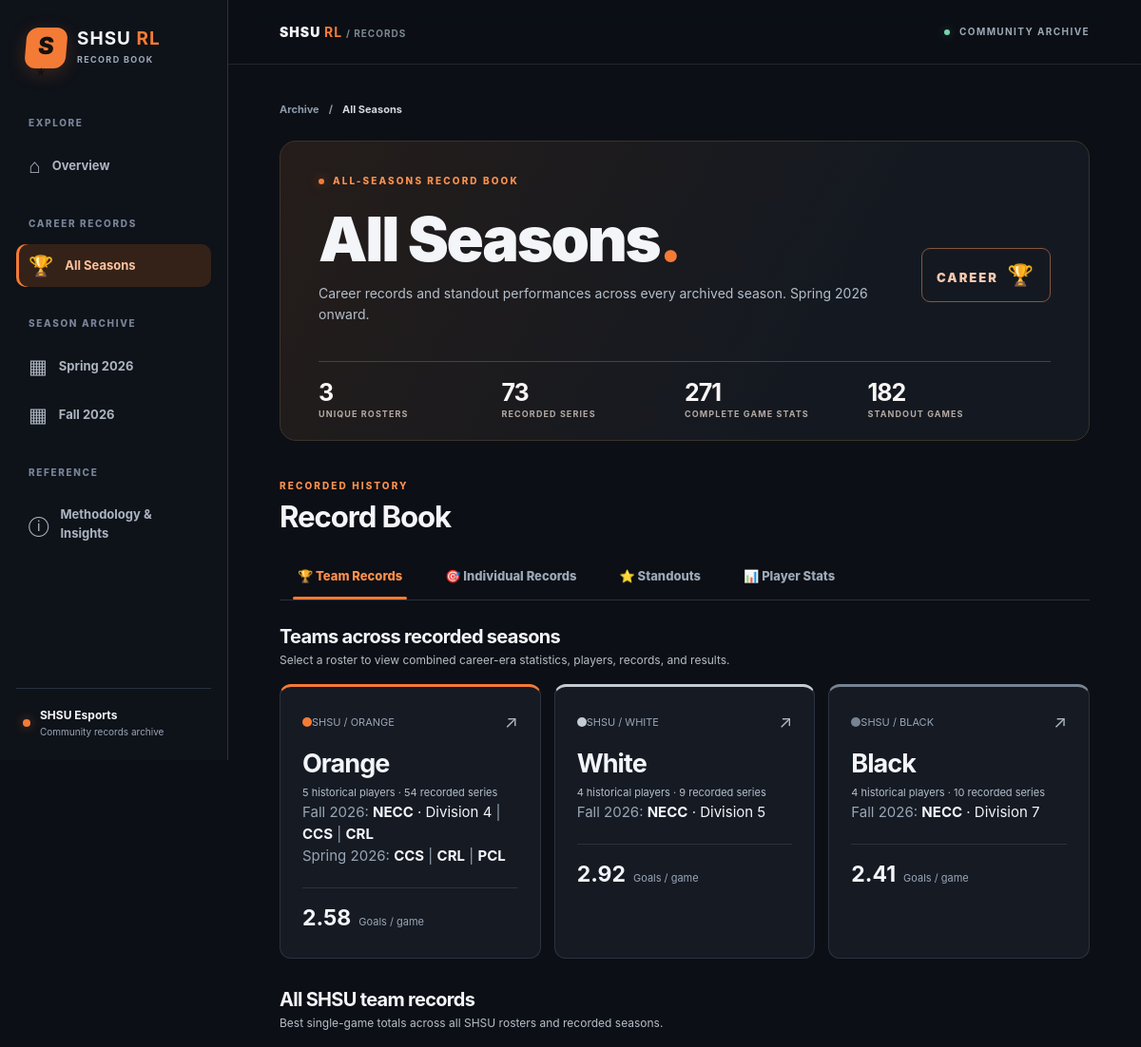
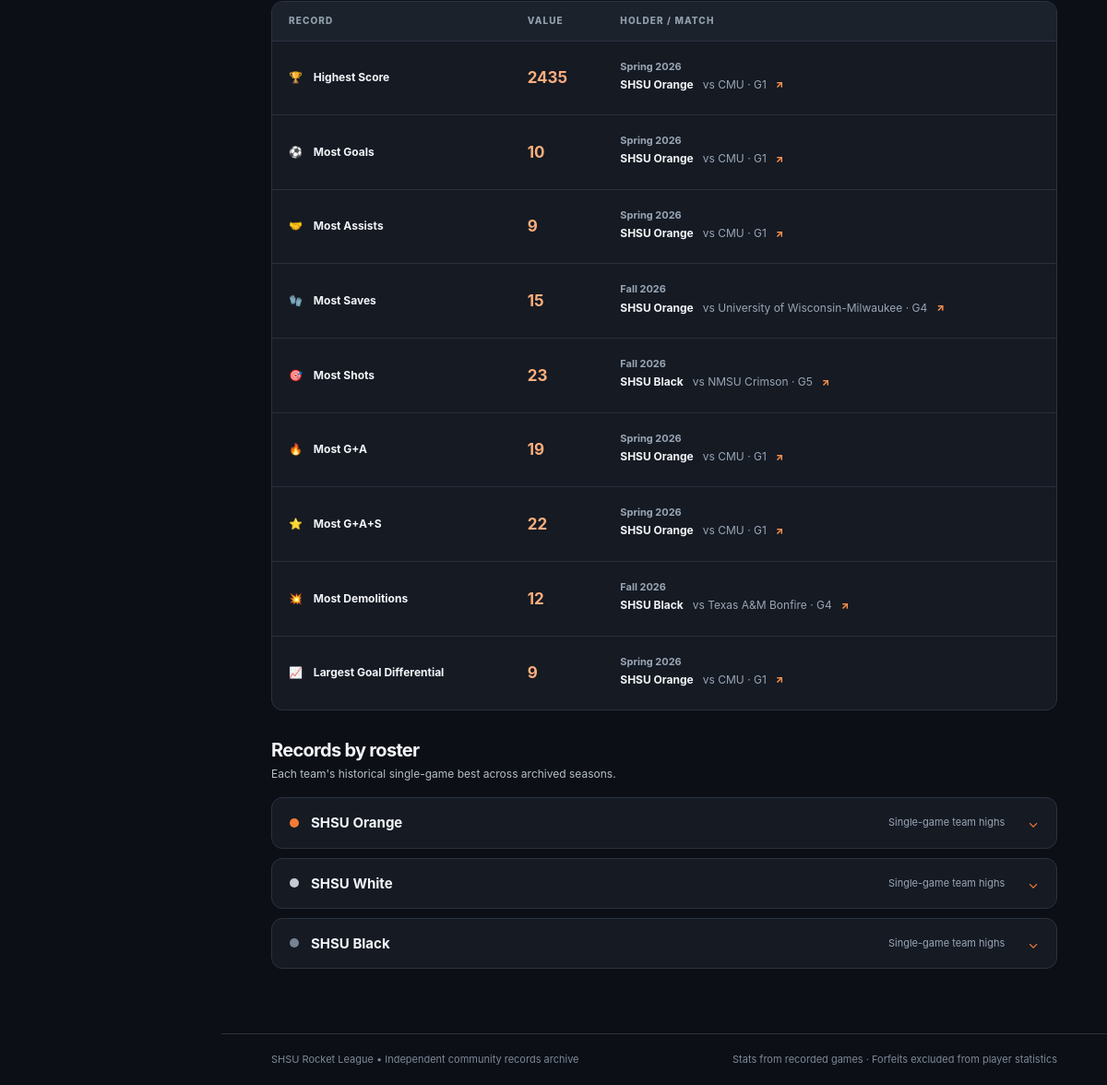
The app's page /all-seasons/ with its own data (2 pictures, top to bottom).
### tables this page shows
CREATE TABLE seasons (
 id INTEGER PRIMARY KEY, slug TEXT NOT NULL UNIQUE, name TEXT NOT NULL UNIQUE
);

CREATE TABLE team_seasons (
 id INTEGER PRIMARY KEY,
 season_id INTEGER NOT NULL REFERENCES seasons(id),
 team_id INTEGER NOT NULL REFERENCES teams(id),
 UNIQUE(season_id, team_id),
 UNIQUE(id, season_id)
);

CREATE TABLE teams (
 id INTEGER PRIMARY KEY, slug TEXT NOT NULL UNIQUE, name TEXT NOT NULL UNIQUE
);

CREATE TABLE competitions (
 id INTEGER PRIMARY KEY, slug TEXT NOT NULL UNIQUE, name TEXT NOT NULL
);

### app.py (the view)
@app.route("/all-seasons/")
def all_seasons_page():
    conn = db()
    history = repo.seasons(conn)
    all_team_games = []
    appearances = []
    rostered_players = {}
    team_data = {}
    for historical_season in history:
        sid = historical_season["id"]
        all_team_games.extend(_labelled_games(
            repo.team_game_rows(conn, sid), historical_season
        ))
        appearances.extend(_labelled_games(
            repo.individual_games(conn, sid), historical_season
        ))
        for leader in repo.leaderboard(conn, sid):
            rostered_players[leader["player_id"]] = {
                "player_id": leader["player_id"], "slug": leader["slug"],
                "display_name": leader["display_name"]
            }
        for roster_team in repo.team_seasons(conn, sid):
            key = roster_team["slug"]
            item = team_data.setdefault(key, {
                "slug": key, "name": roster_team["name"],
                "series_count": 0, "roster_ids": set(), "games": [],
                "team_season_ids": []
            })
            item["series_count"] += len(repo.team_series(conn, roster_team["id"]))
            item["team_season_ids"].append(roster_team["id"])
            item["roster_ids"].update(
                member["id"] for member in repo.roster(conn, roster_team["id"])
            )
            item["games"].extend(
                _labelled_games(
                    repo.team_game_rows(conn, sid, roster_team["id"]),
                    historical_season,
                )
            )
    for appearance in appearances:
        rostered_players.setdefault(appearance["player_id"], {
            "player_id": appearance["player_id"],
            "slug": appearance["player_slug"],
            "display_name": appearance["display_name"],
        })
        if appearance["team_slug"] in team_data:
            team_data[appearance["team_slug"]]["roster_ids"].add(
                appearance["player_id"]
            )
    team_list = []
    for item in sorted(
        team_data.values(),
        key=lambda t: ({"orange": 0, "white": 1, "black": 2}.get(t["slug"], 99), t["name"]),
    ):
        item["averages"] = repo.aggregate_games(item["games"])
        item["records"] = repo.records_for_games(item["games"])
        item["roster"] = [{"id": pid} for pid in item["roster_ids"]]
        item["competitions"] = repo.team_competitions(conn, item["team_season_ids"])
        team_list.append(item)
    leaders = []
    player_stats = []
    for identity in rostered_players.values():
        player_games = repo.player_games(conn, None, identity["player_id"])
        summary = repo.player_summary(player_games)
        accolades = {
            cat["field"]: (summary["accolades"][i]["count"] if summary else 0)
            for i, cat in enumerate(repo.STANDOUT_TYPES)
        }
        leaders.append({
            **identity,
            "games_played": summary["games"] if summary else 0,
            "standout_games": summary["standouts"] if summary else 0,
            "standout_pct": summary["standout_pct"] if summary else None,
            **accolades,
            "season_names": ", ".join(
                season["name"] for season in reversed(repo.player_seasons(
                    conn, identity["player_id"]
                ))
            ),
        })
        affiliations = repo.player_affiliations(conn, identity["player_id"])
        player_stats.append({
            "slug": identity["slug"],
            "display_name": identity["display_name"],
            "team_names": ", ".join(
                f'{team["name"]} · {team["season_name"]}'
                for team in reversed(affiliations)
            ) or "—",
            "summary": summary,
        })
    leaders.sort(key=lambda p: (
        not bool(p["games_played"]),
        -(p["standout_pct"] or 0),
        -p["standout_games"],
        p["display_name"].casefold(),
    ))
    player_stats.sort(key=lambda p: (
        -(p["summary"]["games"] if p["summary"] else 0),
        p["display_name"].casefold(),
    ))
    return render_template(
        "season.html", active_page="all_seasons", all_time=True,
        season={"name": "All Seasons", "slug": "all"},
        recorded_seasons=list(reversed(history)),
        teams=team_list, team_records=repo.records_for_games(all_team_games),
        individual_records=repo.individual_records(appearances),
        personal_bests=repo.personal_best_scores(appearances),
        leaders=leaders, player_stats=player_stats,
        total_series=sum(team["series_count"] for team in team_list),
        games_imported=len(all_team_games), appearances=len(appearances),
        standout_count=sum(game["is_standout"] for game in appearances),
    )

### templates/season.html (shortened to what this page needs)
{% extends "base.html" %}
{% block content %}
<nav class="breadcrumbs" aria-label="Breadcrumb"><a href="{{ url_for('home') }}">Archive</a><span>/</span><span>{{ season.name }}</span></nav>
<section class="page-hero compact-hero">
  <div class="eyebrow"><span class="eyebrow-dot"></span> {{ "ALL-SEASONS RECORD BOOK" if all_time|default(false) else "SEASON RECORD BOOK" }}</div>
  <div class="page-hero-row">
    <div><h1>{{ season.name }}<span class="accent">.</span></h1><p>{% if all_time|default(false) %}Career records and standout performances across every archived season. Spring 2026 onward.{% else %}Records and standout performances across Orange, White, and Black.{% endif %}</p></div>
    <div class="season-tag">{% if all_time|default(false) %}CAREER <strong>🏆</strong>{% else %}{{ season.name.split(" ")[0] | upper }} <strong>{{ season.name[-2:] }}</strong>{% endif %}</div>
  </div>
  <div class="stat-strip">
    <div><strong>{{ teams|length }}</strong><span>{{ "Unique rosters" if all_time|default(false) else "SHSU Rosters" }}</span></div>
    <div><strong>{{ total_series }}</strong><span>Recorded Series</span></div>
    <div><strong>{{ games_imported }}</strong><span>Complete Game Stats</span></div>
    <div><strong>{{ standout_count }}</strong><span>Standout Games</span></div>
  </div>
</section>
<section class="content-section">
  <div class="section-heading"><div><p class="eyebrow">{{ "RECORDED HISTORY" if all_time|default(false) else "THIS SEASON" }}</p><h2>Record Book</h2></div></div>
  <div class="tabbar" role="tablist" aria-label="{{ season.name }} record categories" data-tabs>
    <button type="button" class="tab active" id="tab-teams" role="tab" aria-controls="panel-teams" aria-selected="true" data-tab="teams">🏆 Team Records</button>
    <button type="button" class="tab" id="tab-individuals" role="tab" aria-controls="panel-individuals" aria-selected="false" data-tab="individuals">🎯 Individual Records</button>
    <button type="button" class="tab" id="tab-standouts" role="tab" aria-controls="panel-standouts" aria-selected="false" data-tab="standouts">⭐ Standouts</button>
    <button type="button" class="tab" id="tab-player-stats" role="tab" aria-controls="panel-player-stats" aria-selected="false" data-tab="player-stats">📊 Player Stats</button>
  </div>
  <div class="tab-panel" id="panel-teams" role="tabpanel" aria-labelledby="tab-teams" data-panel="teams">
    <div class="subsection-heading"><h3>{{ "Teams across recorded seasons" if all_time|default(false) else "Teams this season" }}</h3><p>{{ "Select a roster to view combined career-era statistics, players, records, and results." if all_time|default(false) else "Select a roster for season averages, players, and match results." }}</p></div>
    <div class="team-tiles">
      {% for team in teams %}
      <a class="team-tile team-{{ team.slug }}" href="{{ url_for('all_seasons_team_page', team_slug=team.slug) if all_time|default(false) else url_for('team_page', season_slug=season.slug, team_slug=team.slug) }}">
        <div class="team-tile-top"><span class="team-bullet"></span><span class="muted small">SHSU / {{ team.slug | upper }}</span><span class="tile-arrow">↗</span></div>
        <h3>{{ team.slug | capitalize }}</h3>
        <p>{{ team.roster|length }} {{ "historical players" if all_time|default(false) else "rostered players" }} · {{ team.series_count }} recorded series</p>
        {% if team.competitions %}
          <div class="team-tile-competitions" aria-label="Competitions and divisions">
          {% if all_time|default(false) %}
            {% for season_name, entries in team.competitions|groupby('season_name') %}
            <div class="team-tile-competition-row">
              <span class="muted">{{ season_name }}:</span>
              {% for entry in entries %}
                {% if not loop.first %} <span class="muted"> | </span> {% endif %}
                <strong>{{ entry.competition }}</strong>
                {% if entry.division %} · {{ entry.division }}{% endif %}
              {% endfor %}
            </div>
            {% endfor %}
          {% endif %}
        </div>
        {% endif %}
        <div class="tile-metric">{% if team.averages %}<strong>{{ "%.2f"|format(team.averages.goals) }}</strong><span>Goals / game</span>{% else %}<strong>—</strong><span>No game stats imported</span>{% endif %}</div>
      </a>
      {% endfor %}
    </div>
    <div class="subsection-heading"><h3>All SHSU team records</h3><p>Best single-game totals across all SHSU rosters{% if all_time|default(false) %} and recorded seasons{% else %} in {{ season.name }}{% endif %}.</p></div>
    {% if team_records %}
      <div class="table-scroll"><table class="data-table">
        <thead><tr><th>Record</th><th>Value</th><th>Holder / Match</th></tr></thead>
        <tbody>{% for record in team_records %}
          <tr><td class="label-cell"><span class="record-icon">{{ record.icon }}</span> {{ record.label }}</td><td><b class="record-number">{{ record.value }}</b></td>
            <td>{% for g in record.winners %}<div class="historical-record">{% if all_time|default(false) %}<span class="record-season-label">{{ g.season_name }}</span>{% endif %}<div class="holder-line"><a href="{{ url_for('all_seasons_team_page', team_slug=g.team_slug) if all_time|default(false) else url_for('team_page', season_slug=season.slug, team_slug=g.team_slug) }}">{{ g.team_name }}</a><a class="muted" href="{{ url_for('series.series_page', series_id=g.series_id) }}#game-{{ g.game_number }}">vs {{ g.opponent }} · G{{ g.game_number }}</a>{% if g.replay_url %}<a class="tiny-external" href="{{ g.replay_url }}" rel="noopener noreferrer" target="_blank" aria-label="Open replay">↗</a>{% endif %}</div></div>{% endfor %}</td></tr>
        {% endfor %}</tbody>
      </table></div>
    {% else %}
      <div class="empty-state"><span class="empty-icon">🏆</span><h3>Team records will appear here</h3><p>Import completed 3-player game statistics to automatically calculate every team record.</p></div>
    {% endif %}
    <div class="subsection-heading"><h3>Records by roster</h3><p>{{ "Each team's historical single-game best across archived seasons." if all_time|default(false) else "Each team's own best performances for the season." }}</p></div>
    <div class="accordion-stack">
      {% for team in teams %}
      <details class="accordion"><summary><span class="team-bullet team-bullet-{{ team.slug }}"></span><strong>{{ team.name }}</strong><span class="muted">Single-game team highs</span><span class="accordion-chevron">⌄</span></summary>
      </details>
      {% endfor %}
    </div>
  </div>
</section>
{% endblock %}

### templates/base.html (shortened to what this page needs)
<!DOCTYPE html>
<html lang="en">
<head>
  <link rel="stylesheet" href="{{ url_for('static', filename='css/style.css') }}">
</head>
<body>
  <div class="site-shell">
    <aside class="sidebar" id="site-sidebar" aria-label="Main navigation">
      <a class="brand" href="{{ url_for('home') }}" aria-label="SHSU Rocket League Records home">
        <span class="brand-mark" aria-hidden="true">S<span>★</span></span>
        <span class="brand-copy"><strong>SHSU <span>RL</span></strong><small>RECORD BOOK</small></span>
      </a>
      <div class="nav-section">
        <div class="nav-label">EXPLORE</div>
        <a class="nav-link {{ 'active' if active_page == 'home' else '' }}" href="{{ url_for('home') }}">
          <span aria-hidden="true">⌂</span> Overview
        </a>
        <div class="nav-label nav-label--spaced">CAREER RECORDS</div>
        <a class="nav-link {{ 'active' if active_page == 'all_seasons' else '' }}"
           href="{{ url_for('all_seasons_page') }}">
          <span aria-hidden="true">🏆</span> All Seasons
        </a>
        <div class="nav-label nav-label--spaced">SEASON ARCHIVE</div>
        {% for nav_season in site_seasons %}
        <a class="nav-link {{ 'active' if active_page == 'seasons' and season is defined and season is not none and season.slug == nav_season.slug else '' }}"
           href="{{ url_for('season_page', season_slug=nav_season.slug) }}">
          <span aria-hidden="true">▦</span> {{ nav_season.name }}
        </a>
        {% endfor %}
        <div class="nav-label nav-label--spaced">REFERENCE</div>
        <a class="nav-link {{ 'active' if active_page == 'methodology' else '' }}"
           href="{{ url_for('methodology_page') }}">
          <span aria-hidden="true">ⓘ</span> Methodology &amp; Insights
        </a>
      </div>
      <div class="sidebar-footer">
        <span class="status-dot"></span>
        <div><strong>SHSU Esports</strong><small>Community records archive</small></div>
      </div>
    </aside>
    <div class="main-shell">
      <header class="topbar">
        <a class="topbar-brand" href="{{ url_for('home') }}">SHSU <b>RL</b> <span>/ RECORDS</span></a>
        <div class="topbar-meta"><span class="live-dot"></span> COMMUNITY ARCHIVE</div>
      </header>
      <main id="main" class="page-content">
        {% block content %}{% endblock %}
      </main>
      <footer class="site-footer">
        <span>SHSU Rocket League • Independent community records archive</span>
        <span>Stats from recorded games · Forfeits excluded from player statistics</span>
      </footer>
    </div>
  </div>
</body>
</html>

### records on screen
seasons: name "Spring 2026"
seasons: name "Fall 2026", season_name "Fall 2026" "Fall 2026" "Fall 2026"
team_seasons: slug "ORANGE", slug "Orange", roster|length "5", value "historical players", series_count "54", competitions "Fall 2026" "Spring 2026", averages.goals "2.58", name "SHSU Orange"
competitions: competition "NECC", division "Division 4", division "Division 5", division "Division 7"
competitions: competition "CCS"
competitions: competition "CRL"
competitions: competition "PCL"
team_seasons: slug "WHITE", slug "White", roster|length "4", value "historical players", series_count "9", competitions "Fall 2026", averages.goals "2.92", name "SHSU White"
team_seasons: slug "BLACK", slug "Black", roster|length "4", value "historical players", series_count "10", competitions "Fall 2026", averages.goals "2.41", name "SHSU Black"
teams: season_name "Spring 2026", team_name "SHSU Orange", opponent "CMU", game_number "1"

### other values on screen
{{ season.name }} "All Seasons"
{{ teams|length }} "3"
{{ "Unique rosters" if all_time|default(false) else "SHSU Rosters" }} "UNIQUE ROSTERS"
{{ total_series }} "73"
{{ games_imported }} "271"
{{ standout_count }} "182"
{{ "RECORDED HISTORY" if all_time|default(false) else "THIS SEASON" }} "RECORDED HISTORY"
{{ record.icon }} "🏆" "⚽" "🤝" "🧤" "🎯" "🔥" "⭐" "💥" "📈"
{{ record.label }} "Highest Score" "Most Goals" "Most Assists" "Most Saves" "Most Shots" "Most G+A" "Most G+A+S" "Most Demolitions" "Largest Goal Differential"
{{ record.value }} "2435" "10" "9" "15" "23" "19" "22" "12" "9"
{{ g.team_name }} "SHSU Orange" "SHSU Black" "SHSU Black"
{{ g.opponent }} "University of Wisconsin-Milwaukee" "NMSU Crimson" "Texas A&M Bonfire"
{{ g.game_number }} "4" "5" "4"
